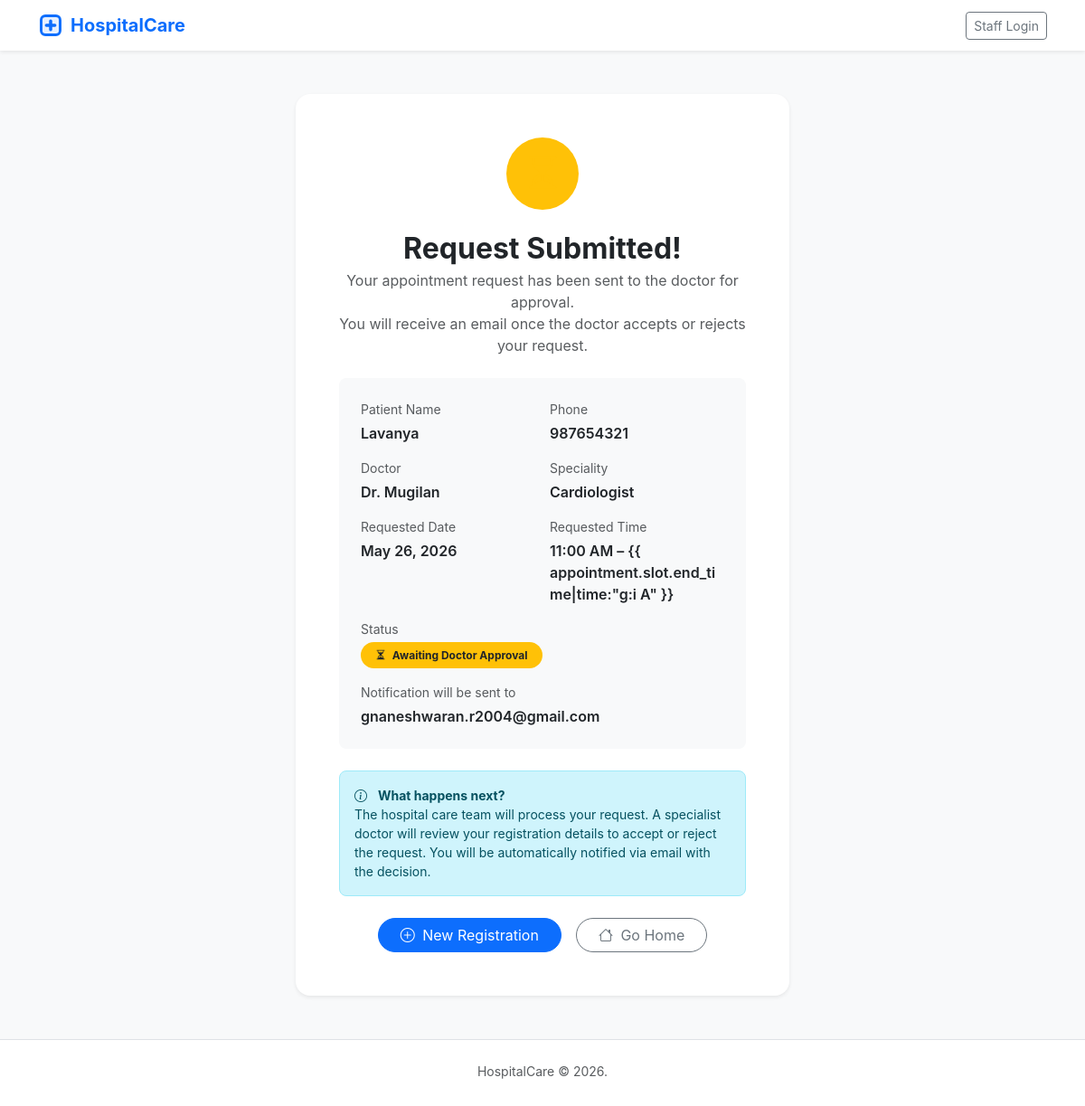
Page /book/pending/7/ on the committed database.
### details/models.py (models this page shows, shortened)
class Appointment(models.Model):
    STATUS_PENDING  = 'pending'
    STATUS_ACCEPTED = 'accepted'
    STATUS_REJECTED = 'rejected'
    STATUS_CANCELLED = 'cancelled'
    STATUS_CHOICES = [
        (STATUS_PENDING,  'Pending'),
        (STATUS_ACCEPTED, 'Accepted'),
        (STATUS_REJECTED, 'Rejected'),
        (STATUS_CANCELLED, 'Cancelled'),
    ]
    patient_name   = models.CharField(max_length=100)
    patient_age    = models.PositiveIntegerField(null=True, blank=True)
    patient_gender = models.CharField(max_length=10, blank=True)
    patient_phone  = models.CharField(max_length=15)
    patient_email  = models.EmailField(blank=True, null=True)
    patient_address = models.TextField(blank=True, null=True)
    disease        = models.CharField(max_length=200, blank=True)
    doctor         = models.ForeignKey(Doctor, on_delete=models.CASCADE, related_name='appointments')
    slot           = models.ForeignKey(DoctorSlot, on_delete=models.CASCADE, related_name='appointments')
    notes          = models.TextField(blank=True, null=True)
    status         = models.CharField(max_length=15, choices=STATUS_CHOICES, default=STATUS_PENDING)
    booked_at      = models.DateTimeField(auto_now_add=True)
    class Meta:
        ordering = ['-booked_at']
        constraints = [
            models.UniqueConstraint(
                fields=['slot', 'patient_phone'],
                name='unique_slot_per_phone'
            )
        ]

class Doctor(models.Model):
    AVAILABILITY_CHOICES = [
        ('available', 'Available'),
        ('unavailable', 'Unavailable'),
        ('on_leave', 'On Leave'),
    ]
    name = models.CharField(max_length=100)
    department = models.CharField(max_length=100)
    speciality = models.CharField(max_length=100)
    availability = models.CharField(max_length=20, choices=AVAILABILITY_CHOICES, default='available')
    appointment_start = models.TimeField()
    appointment_end = models.TimeField()
    consultation_slots = models.PositiveIntegerField(help_text='Number of slots per day')
    created_at = models.DateTimeField(auto_now_add=True)
    class Meta:
        ordering = ['name']

class DoctorSlot(models.Model):
    doctor = models.ForeignKey(Doctor, on_delete=models.CASCADE, related_name='slots')
    date = models.DateField()
    start_time = models.TimeField()
    end_time = models.TimeField()
    is_present = models.BooleanField(default=True)
    max_bookings = models.PositiveIntegerField(default=1, help_text='Max patients allowed in this slot')
    class Meta:
        ordering = ['date', 'start_time']

### details/views.py (the view)
# urls.py: path('book/pending/<int:pk>/', views.appointment_pending, name='appointment_pending'),
def appointment_pending(request, pk):
    appointment = Appointment.objects.filter(pk=pk).first()
    patient = None
    if not appointment:
        patient = get_object_or_404(Patient, pk=pk)
    return render(request, 'hospital/appointment_pending.html', {
        'appointment': appointment,
        'patient': patient
    })

### details/templates/hospital/appointment_pending.html (shortened to what this page needs)
{% extends 'base.html' %}
{% block content %}
<div class="row justify-content-center">
    <div class="col-lg-6">
        <div class="card border-0 shadow-sm p-5 text-center rounded-4">
            <div class="rounded-circle bg-warning bg-opacity-15 d-flex align-items-center justify-content-center mx-auto mb-4"
                style="width:80px;height:80px;">
                <i class="bi bi-hourglass-split text-warning" style="font-size:2.5rem;"></i>
            </div>
            {% if patient %}
            <h2 class="fw-bold mb-1">Registration Submitted!</h2>
            <div class="card bg-light border-0 p-4 text-start mb-4 rounded-3">
                <div class="row g-3">
                    <div class="col-6">
                        <p class="text-muted small mb-1">Patient Name</p>
                        <p class="fw-semibold mb-0">{{ patient.name }}</p>
                    </div>
                    <div class="col-6">
                        <p class="text-muted small mb-1">Phone</p>
                        <p class="fw-semibold mb-0">{{ patient.phone }}</p>
                    </div>
                    <div class="col-6">
                        <p class="text-muted small mb-1">Condition</p>
                        <p class="fw-semibold mb-0">{{ patient.disease }}</p>
                    </div>
                    <div class="col-6">
                        <p class="text-muted small mb-1">Preferred Date</p>
                        <p class="fw-semibold mb-0">{{ patient.preferred_date|date:"M d, Y"|default:"Any Date" }}</p>
                    </div>
                    <div class="col-12">
                        <p class="text-muted small mb-1">Registration Status</p>
                        <span class="badge bg-warning text-dark rounded-pill px-3 py-2">
                            <i class="bi bi-hourglass-split me-1"></i> Awaiting Doctor Assignment
                        </span>
                    </div>
                    {% if patient.email %}
                    <div class="col-12">
                        <p class="text-muted small mb-1">Notification will be sent to</p>
                        <p class="fw-semibold mb-0">{{ patient.email }}</p>
                    </div>
                    {% endif %}
                </div>
            </div>
            {% else %}
            <h2 class="fw-bold mb-1">Request Submitted!</h2>
            <p class="text-muted mb-4">
                Your appointment request has been sent to the doctor for approval.<br>
                You will receive an email once the doctor accepts or rejects your request.
            </p>
            <div class="card bg-light border-0 p-4 text-start mb-4 rounded-3">
                <div class="row g-3">
                    <div class="col-6">
                        <p class="text-muted small mb-1">Patient Name</p>
                        <p class="fw-semibold mb-0">{{ appointment.patient_name }}</p>
                    </div>
                    <div class="col-6">
                        <p class="text-muted small mb-1">Phone</p>
                        <p class="fw-semibold mb-0">{{ appointment.patient_phone }}</p>
                    </div>
                    <div class="col-6">
                        <p class="text-muted small mb-1">Doctor</p>
                        <p class="fw-semibold mb-0">Dr. {{ appointment.doctor.name }}</p>
                    </div>
                    <div class="col-6">
                        <p class="text-muted small mb-1">Speciality</p>
                        <p class="fw-semibold mb-0">{{ appointment.doctor.speciality }}</p>
                    </div>
                    <div class="col-6">
                        <p class="text-muted small mb-1">Requested Date</p>
                        <p class="fw-semibold mb-0">{{ appointment.slot.date|date:"M d, Y" }}</p>
                    </div>
                    <div class="col-6">
                        <p class="text-muted small mb-1">Requested Time</p>
                        <p class="fw-semibold mb-0">{{ appointment.slot.start_time|time:"g:i A" }} &ndash; {{
                            appointment.slot.end_time|time:"g:i A" }}</p>
                    </div>
                    <div class="col-12">
                        <p class="text-muted small mb-1">Status</p>
                        <span class="badge bg-warning text-dark rounded-pill px-3 py-2">
                            <i class="bi bi-hourglass-split me-1"></i> Awaiting Doctor Approval
                        </span>
                    </div>
                    {% if appointment.patient_email %}
                    <div class="col-12">
                        <p class="text-muted small mb-1">Notification will be sent to</p>
                        <p class="fw-semibold mb-0">{{ appointment.patient_email }}</p>
                    </div>
                    {% endif %}
                </div>
            </div>
            {% endif %}
            <div class="alert alert-info text-start py-3 mb-4 rounded-3" style="font-size:14px;">
                <i class="bi bi-info-circle me-2"></i>
                <strong>What happens next?</strong><br>
                The hospital care team will process your request. A specialist doctor will review your registration
                details to accept or reject the request. You will be automatically notified via email with the decision.
            </div>
            <div class="d-flex gap-3 justify-content-center">
                <a href="{% url 'book_appointment' %}" class="btn btn-primary rounded-pill px-4">
                    <i class="bi bi-plus-circle me-1"></i> New Registration
                </a>
                <a href="{% url 'home' %}" class="btn btn-outline-secondary rounded-pill px-4">
                    <i class="bi bi-house me-1"></i> Go Home
                </a>
            </div>
        </div>
    </div>
</div>
{% endblock %}

### details/static/details/css/style.css (style rules this page uses)
:root { --brand: #0d6efd; --brand-soft: #eff4ff; --surface: #ffffff; --text: #1f2937; --muted: #6b7280; --border: #e5e7eb; }
body { font-family: Inter, system-ui, -apple-system, BlinkMacSystemFont, "Segoe UI", sans-serif; color: var(--text); }
.card { border-radius: 24px; }
.btn-primary { border-radius: 999px; }

### rows in the picture
Appointment: patient_name "Lavanya", patient_phone "987654321", doctor.name "Mugilan", doctor.speciality "Cardiologist", slot "May 26, 2026", slot.start_time "11:00 AM", patient_email "gnaneshwaran.r2004@gmail.com"
